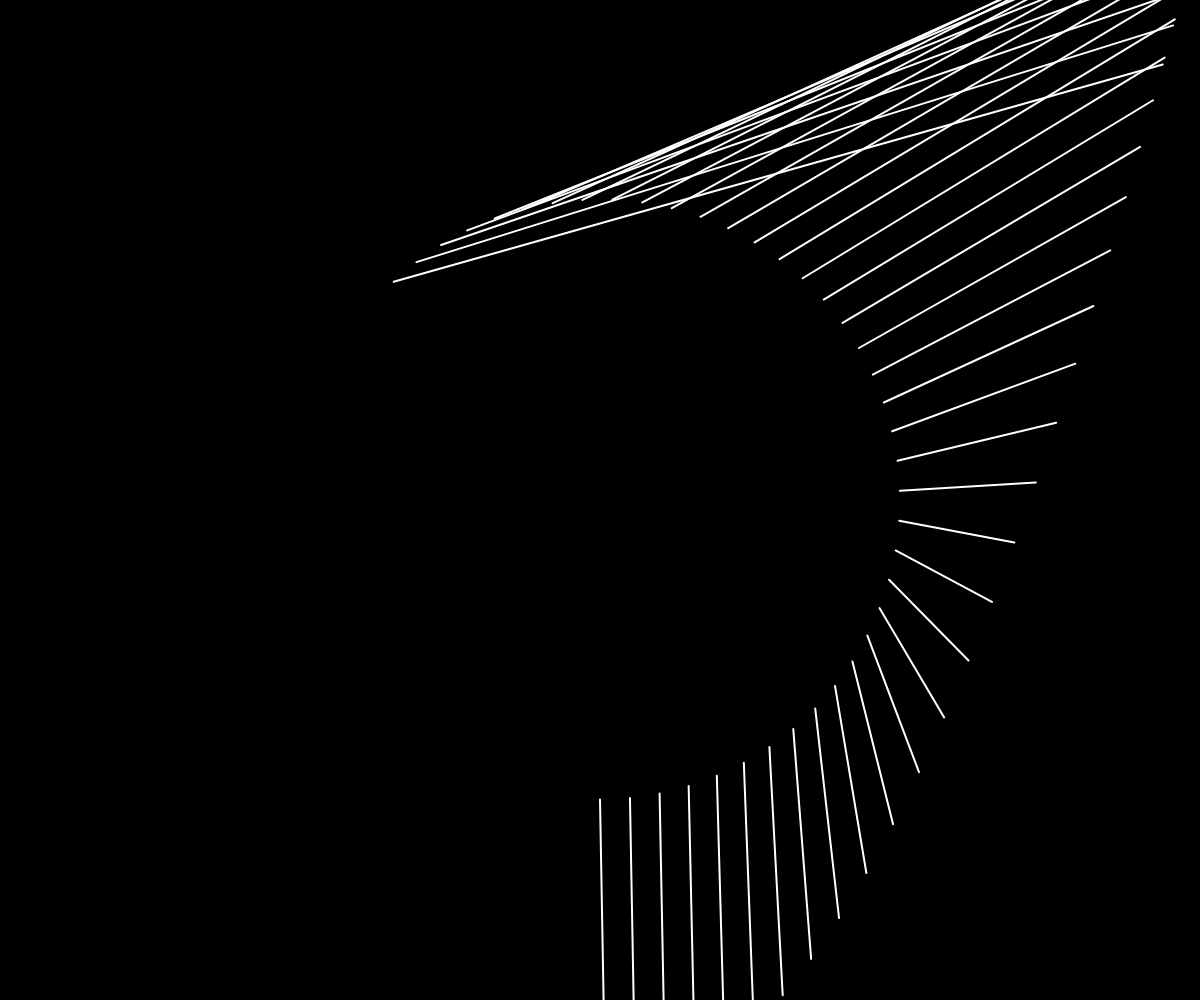
Frame 1 (no input)
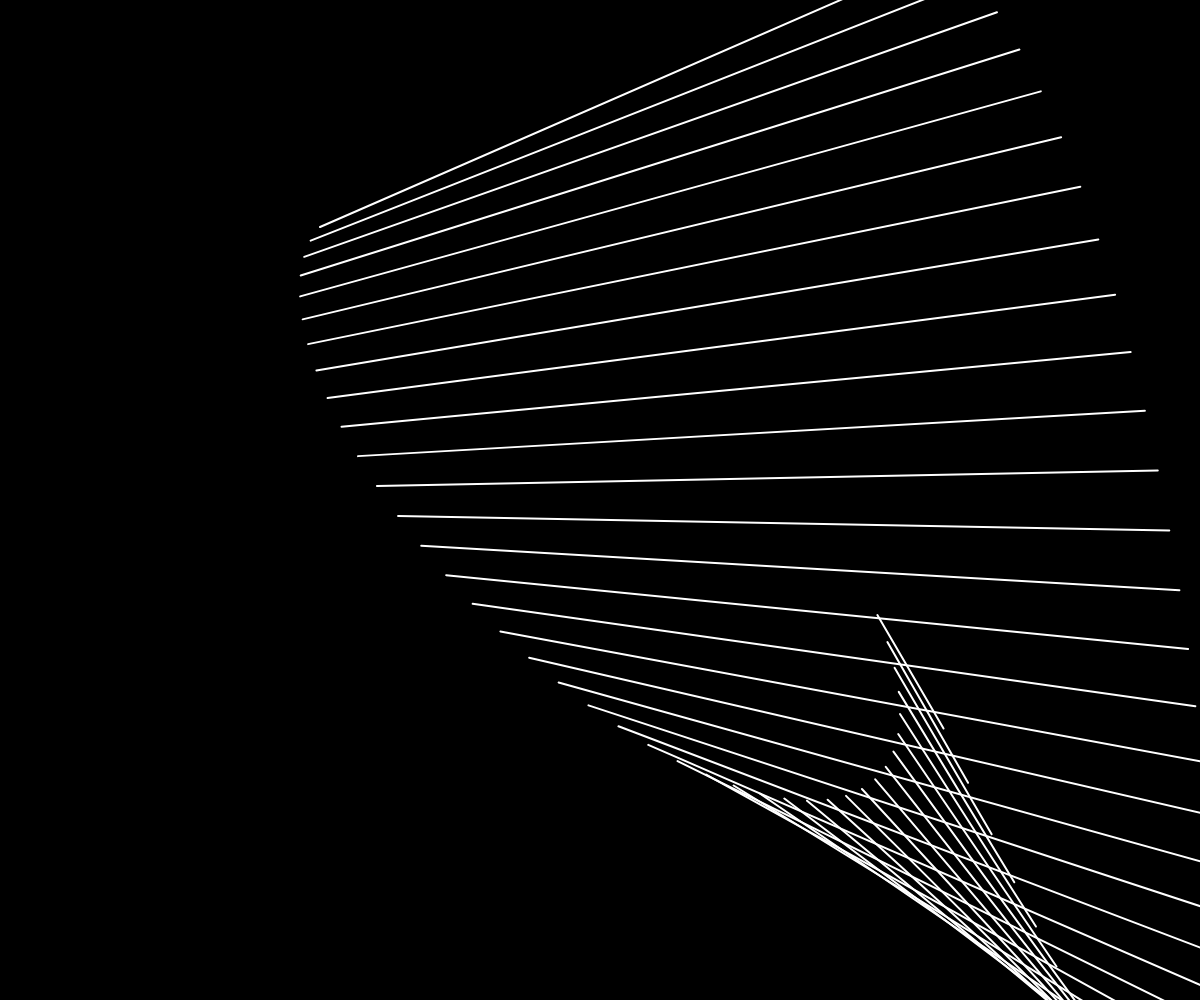
Frame 60 (no input)
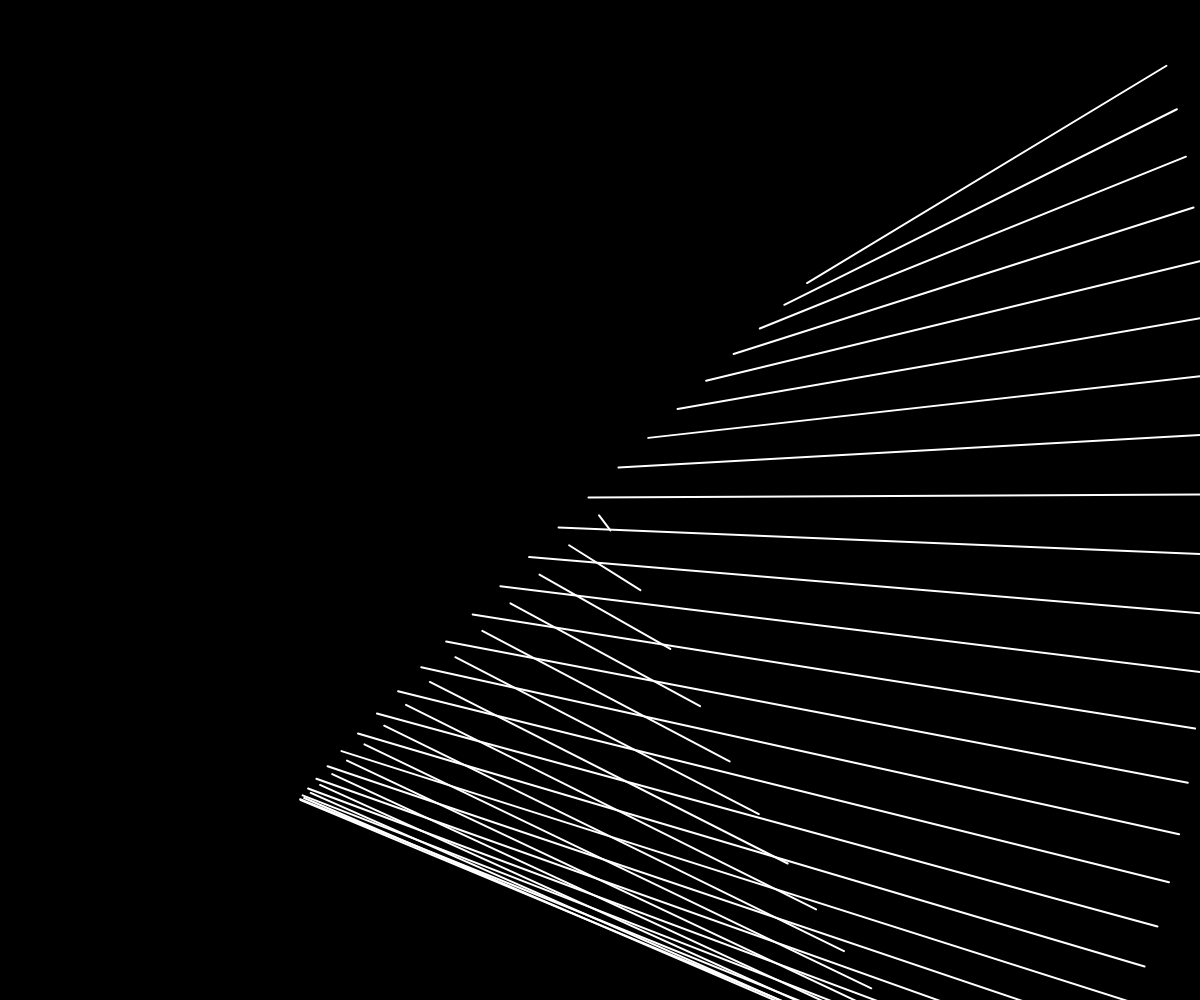
Frame 120 (the mouse pressed at the canvas centre since frame 60)

The p5.js sketch that drew these frames (run headless with seeded random() and noise() and a simulated clock; from frame 60 on, the mouse is pressed at the canvas centre):

// p5.js sketch
// ── sketch.js
/*
Based on Alexander Miller’s video on Recreating Vintage Computer Art with Processing and inspired by John Whitney's work:
https://www.youtube.com/watch?v=LaarVR1AOvs&t=181s
*/

let t = 0;
let numLines = 40;

function setup() {
  createCanvas(windowWidth, windowHeight);
  strokeWeight(2);
  stroke(255);
}

function draw() {
  background(0);
  translate(width / 2, height / 2);

  let amplitude = width / 4;

  for (let i = 0; i < numLines; i++) {
    let x1 = sin((t + i) / 10) * amplitude;
    let y1 = cos((-t + i) / 10) * amplitude + sin(((t + 1) / 5) * 50);

    let x2 = sin((t + i) / 20) * (amplitude * 2) + cos(t + 1) * 10;
    let y2 = cos((-t + i) / 10) * (amplitude * 2);

    line(x1, y1, x2, y2);
  }

  t += 0.2;
}

function windowResized() {
  resizeCanvas(windowWidth, windowHeight);
  background(0);
}
